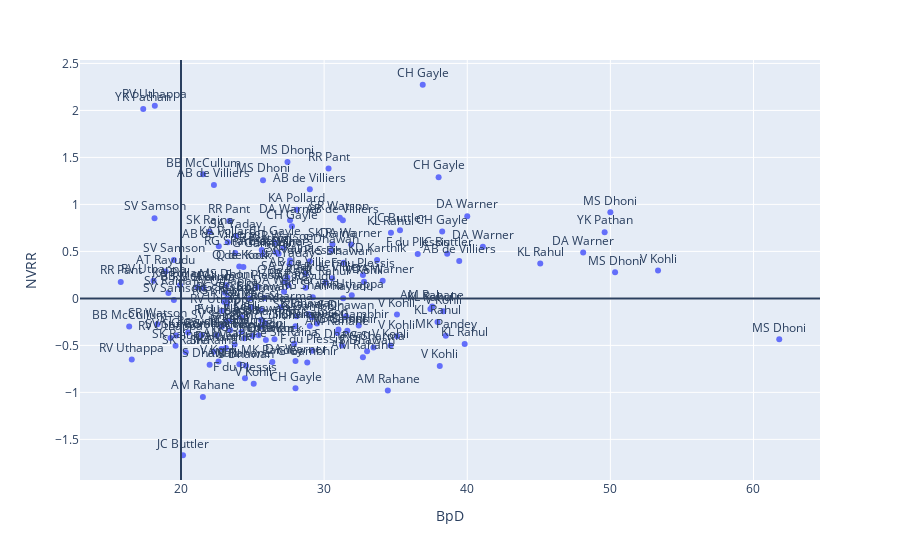

Notebook source saved alongside this figure:
### Code cell
fig = px.scatter(final_df_v1, x = 'BpD', y='NVRR', text='Player')
fig.update_traces(textposition='top center')
fig.add_hline(y=0)
fig.add_vline(x=20)
# #fig.update_layout(title_text='Life Expectency', title_x=0.5)
fig.show()

### Figure 1 — Plotly figure (JSON) as saved in the notebook; plotly's stock layout.template omitted (floating-point values rounded to 4 significant figures; data arrays with more than 128 entries replaced by an {"elided": "..."} marker saying what was removed)
{"data": [{"hovertemplate": "BpD=%{x}<br>NVRR=%{y}<br>Player=%{text}<extra></extra>", "legendgroup": "", "marker": {"color": "#636efa", "symbol": "circle"}, "mode": "markers+text", "name": "", "orientation": "v", "showlegend": false, "text": {"elided": "156 str values"}, "textposition": "top center", "type": "scatter", "x": {"elided": "156 float values"}, "xaxis": "x", "y": {"elided": "156 float values"}, "yaxis": "y"}], "layout": {"legend": {"tracegroupgap": 0}, "margin": {"t": 60}, "shapes": [{"type": "line", "x0": 0, "x1": 1, "xref": "x domain", "y0": 0, "y1": 0, "yref": "y"}, {"type": "line", "x0": 20, "x1": 20, "xref": "x", "y0": 0, "y1": 1, "yref": "y domain"}], "xaxis": {"anchor": "y", "domain": [0, 1], "title": {"text": "BpD"}}, "yaxis": {"anchor": "x", "domain": [0, 1], "title": {"text": "NVRR"}}}}
